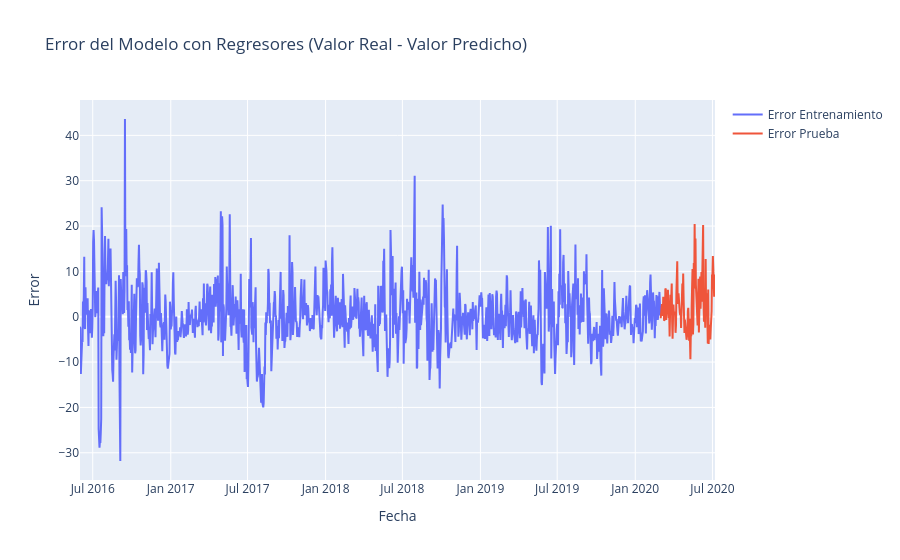

Notebook code cell kept with this figure:
### Markdown cell above
REspuesta La diferencia entre los errores del conjunto de entrenamiento y de prueba es bastante pequeña, lo que puede indicar que el modello está generalizando bien. Dado que el MAE es bajo y similar en ambos conjuntos, y menos a los obtenidos en las preguntas anteriores, nos dice que la inclusión de los regresores exógenos están mejorando el desempeño del modelo.

### Code cell
#---------------4--------------------
train_error = train_df['y'] - forecast['yhat'][:len(train_df)]
test_error = test_df['y'] - test_forecast['yhat']

# Graficar el error
fig = go.Figure()
fig.add_trace(go.Scatter(x=train_df['ds'], y=train_error, mode='lines', name='Error Entrenamiento'))
fig.add_trace(go.Scatter(x=test_df['ds'], y=test_error, mode='lines', name='Error Prueba'))
fig.update_layout(title='Error del Modelo con Regresores (Valor Real - Valor Predicho)', xaxis_title='Fecha', yaxis_title='Error')
fig.show()

### Figure 1 — Plotly figure (JSON) as saved in the notebook; plotly's stock layout.template omitted (floating-point values rounded to 4 significant figures; data arrays with more than 128 entries replaced by an {"elided": "..."} marker saying what was removed)
{"data": [{"mode": "lines", "name": "Error Entrenamiento", "type": "scatter", "x": {"elided": "1369 str values"}, "y": {"elided": "1369 float values"}}, {"mode": "lines", "name": "Error Prueba", "type": "scatter", "x": {"elided": "129 str values"}, "y": {"elided": "129 float values"}}], "layout": {"title": {"text": "Error del Modelo con Regresores (Valor Real - Valor Predicho)"}, "xaxis": {"title": {"text": "Fecha"}}, "yaxis": {"title": {"text": "Error"}}}}
